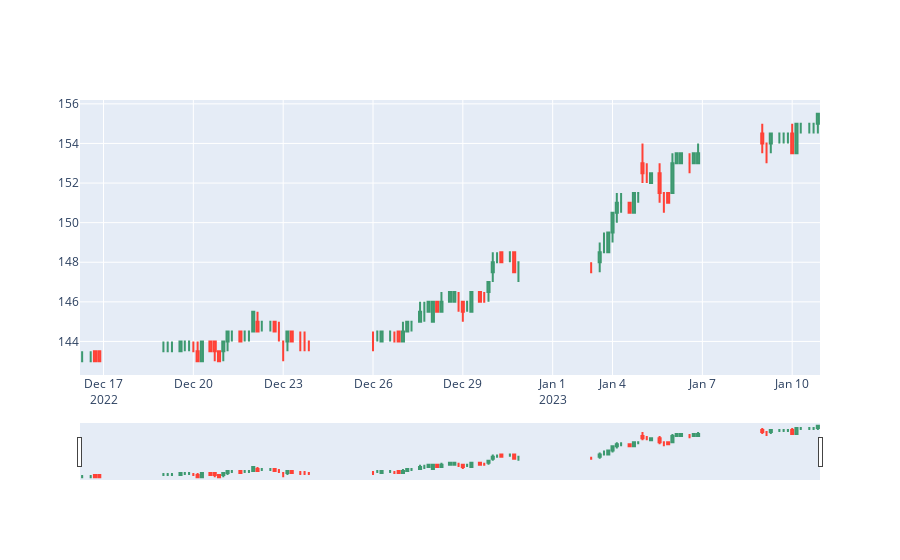

Notebook code for this chart:
### Code cell
fig = go.Figure(data=[go.Candlestick(
                        x=df1h['Datetime'],
                        open=df1h['Open'],
                        high=df1h['High'],
                        low=df1h['Low'],
                        close=df1h['Close']
)])

fig.update_xaxes(
    rangebreaks=[
        dict(bounds=[17, 10], pattern="hour"),
        dict(values=missing_datetime),
        dict(values=missing_date)
    ])

fig.show()
